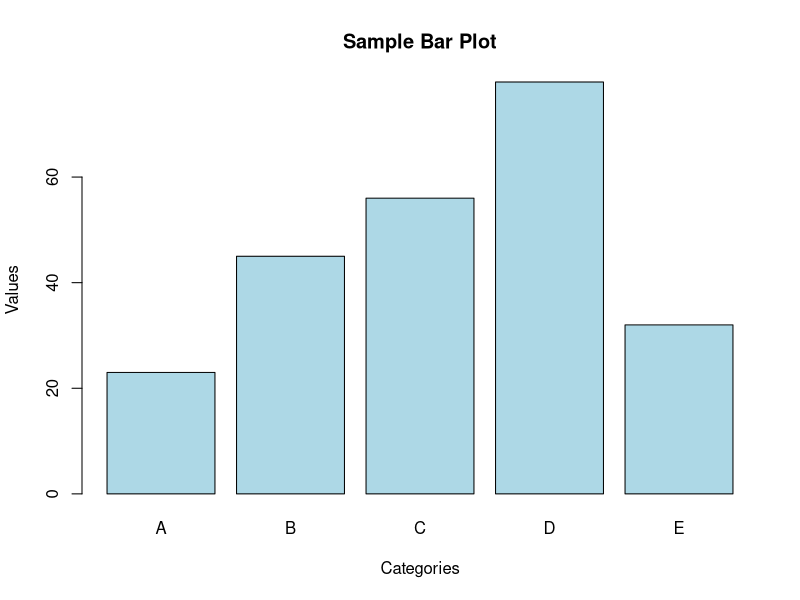
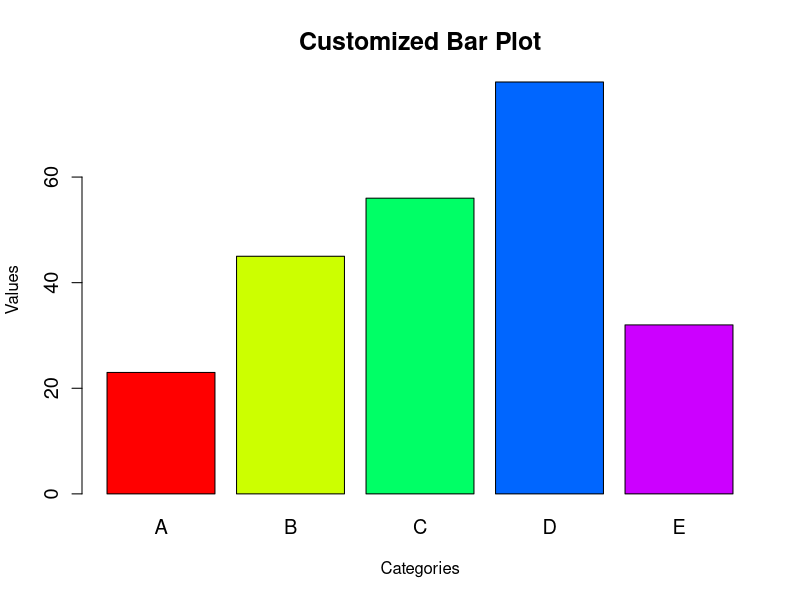

Here is the R script that generated these plots, in order:
# R script to create a bar plot and save it

# Create sample data
categories <- c("A", "B", "C", "D", "E")
values <- c(23, 45, 56, 78, 32)

# Create the bar plot
barplot(values, 
        names.arg = categories,
        main = "Sample Bar Plot",
        xlab = "Categories",
        ylab = "Values",
        col = "lightblue",
        border = "black")

# Alternative way to create a more customized bar plot
# Create the plot and save it as a PNG file
png("barplot_output.png", width = 800, height = 600)
barplot(values, 
        names.arg = categories,
        main = "Customized Bar Plot",
        xlab = "Categories",
        ylab = "Values",
        col = rainbow(length(values)),
        border = "black",
        cex.names = 1.2,  # Size of category names
        cex.axis = 1.2,   # Size of axis labels
        cex.main = 1.5)   # Size of main title
dev.off()

# Print data summary
print("Data Summary:")
print(data.frame(Category = categories, Value = values))
